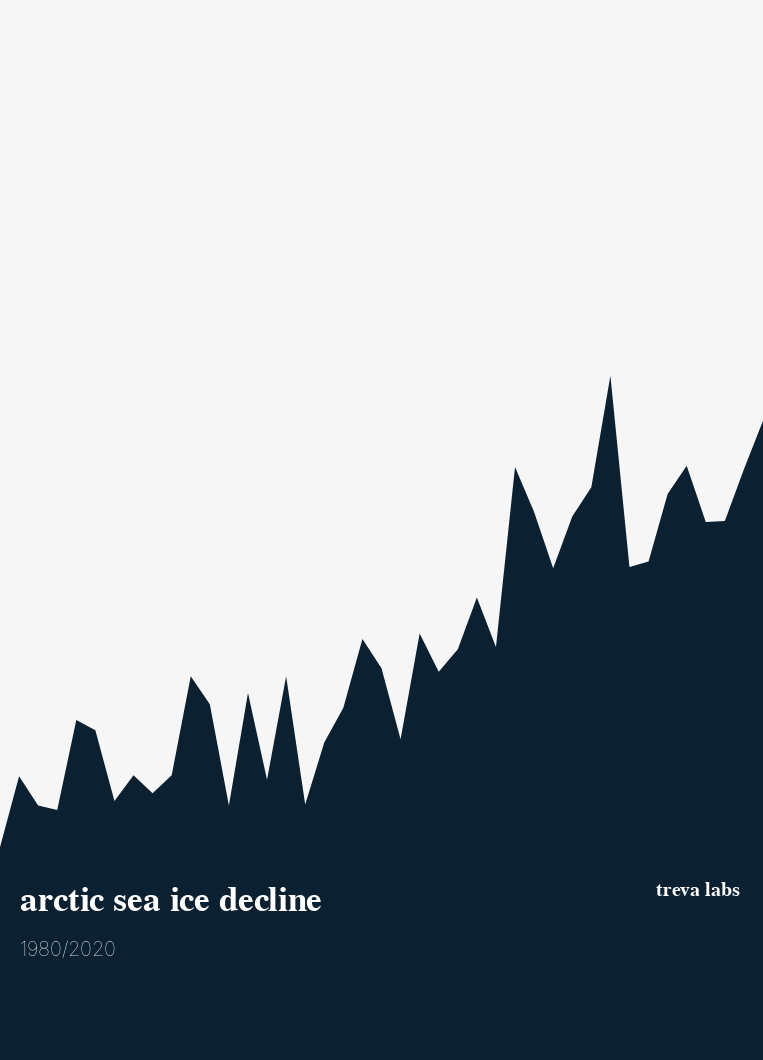

Notebook code cell kept with this figure:
### Code cell
## Bauhaus Style Poster

# main chart
chart = alt.Chart(df).mark_area(
    color="#F6F6F6",
    interpolate='linear',
    line=False,
    opacity=1
).encode(
    x=alt.X("date:T", axis=None),
    y=alt.Y("extent:Q", axis=None)
).properties(
    width=763,
    height=900
)

# title text
title = alt.Chart().mark_text(
    text='arctic sea ice decline',
    size=35,
    font='Helvetica',
    fontWeight='bold',
    color='#fff',
    align='left'
).encode(
    x=alt.value(20),
    y=alt.value(900)
)

# logo text
logo = alt.Chart().mark_text(
    text='treva labs',
    size=20,
    font='Helvetica',
    fontWeight='bold',
    color='#fff',
    align='right'
).encode(
    x=alt.value(740),
    y=alt.value(890)
)

# detail text
detail = alt.Chart().mark_text(
    text='1980/2020',
    size=20,
    font='Helvetica',
    fontWeight='lighter',
    color='#fff',
    align='left'
).encode(
    x=alt.value(20),
    y=alt.value(950)
)

# Layering shapes and text
poster = alt.layer(chart, title, detail + logo).configure_view(
    strokeWidth=0,
    width=763,
    height=1080
).configure(
    padding={"left": 0, "top": 0, "right": 0, "bottom": 100},
    background='#0b2031'
).configure_view(
    strokeWidth=0
)

poster

### Figure 1 — Vega-Lite specification as saved in the notebook (floating-point values rounded to 4 significant figures)
{"config": {"view": {"continuousWidth": 400, "continuousHeight": 300, "strokeWidth": 0}, "background": "#0b2031", "padding": {"left": 0, "top": 0, "right": 0, "bottom": 100}}, "layer": [{"data": {"name": "data-bb43416c548559ab21bed2ef23d23ae6"}, "mark": {"type": "area", "color": "#F6F6F6", "interpolate": "linear", "line": false, "opacity": 1}, "encoding": {"x": {"axis": null, "field": "date", "type": "temporal"}, "y": {"axis": null, "field": "extent", "type": "quantitative"}}, "height": 900, "width": 763}, {"data": {"name": "empty"}, "mark": {"type": "text", "align": "left", "color": "#fff", "font": "Helvetica", "fontWeight": "bold", "size": 35, "text": "arctic sea ice decline"}, "encoding": {"x": {"value": 20}, "y": {"value": 900}}}, {"layer": [{"data": {"name": "empty"}, "mark": {"type": "text", "align": "left", "color": "#fff", "font": "Helvetica", "fontWeight": "lighter", "size": 20, "text": "1980/2020"}, "encoding": {"x": {"value": 20}, "y": {"value": 950}}}, {"data": {"name": "empty"}, "mark": {"type": "text", "align": "right", "color": "#fff", "font": "Helvetica", "fontWeight": "bold", "size": 20, "text": "treva labs"}, "encoding": {"x": {"value": 740}, "y": {"value": 890}}}]}], "$schema": "https://vega.github.io/schema/vega-lite/v4.17.0.json", "datasets": {"data-bb43416c548559ab21bed2ef23d23ae6": [{"date": 1980, "extent": -7.53}, {"date": 1981, "extent": -6.9}, {"date": 1982, "extent": -7.16}, {"date": 1983, "extent": -7.2}, {"date": 1984, "extent": -6.4}, {"date": 1985, "extent": -6.49}, {"date": 1986, "extent": -7.12}, {"date": 1987, "extent": -6.89}, {"date": 1988, "extent": -7.05}, {"date": 1989, "extent": -6.89}, {"date": 1990, "extent": -6.01}, {"date": 1991, "extent": -6.26}, {"date": 1992, "extent": -7.16}, {"date": 1993, "extent": -6.16}, {"date": 1994, "extent": -6.93}, {"date": 1995, "extent": -6.01}, {"date": 1996, "extent": -7.15}, {"date": 1997, "extent": -6.6}, {"date": 1998, "extent": -6.29}, {"date": 1999, "extent": -5.68}, {"date": 2000, "extent": -5.94}, {"date": 2001, "extent": -6.57}, {"date": 2002, "extent": -5.63}, {"date": 2003, "extent": -5.97}, {"date": 2004, "extent": -5.77}, {"date": 2005, "extent": -5.31}, {"date": 2006, "extent": -5.75}, {"date": 2007, "extent": -4.15}, {"date": 2008, "extent": -4.55}, {"date": 2009, "extent": -5.05}, {"date": 2010, "extent": -4.59}, {"date": 2011, "extent": -4.33}, {"date": 2012, "extent": -3.34}, {"date": 2013, "extent": -5.04}, {"date": 2014, "extent": -4.99}, {"date": 2015, "extent": -4.39}, {"date": 2016, "extent": -4.14}, {"date": 2017, "extent": -4.64}, {"date": 2018, "extent": -4.63}, {"date": 2019, "extent": -4.17}, {"date": 2020, "extent": -3.74}], "empty": [{}]}}
